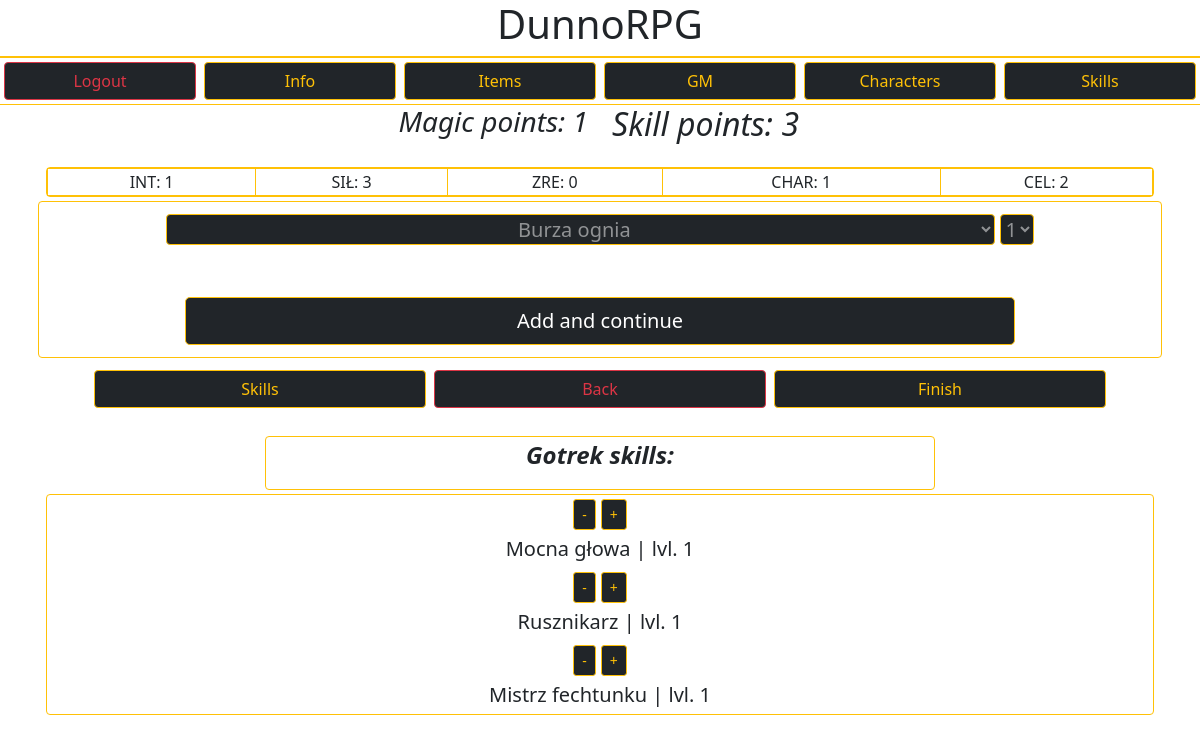
The page /dunnorpg/character_add_skills/67/ (signed in) on the database as committed earlier.
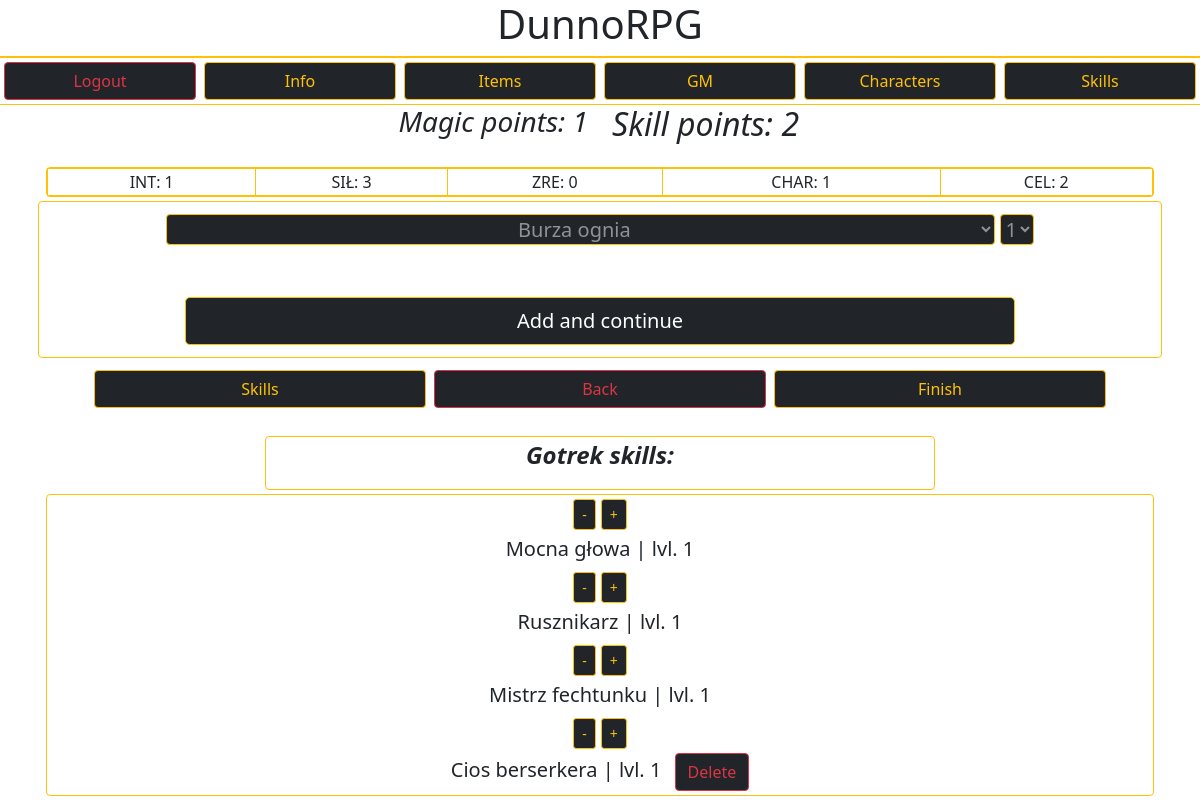
The same page on the database as committed later.
### DunnoRPG/models.py (models this page shows, shortened)
class Skills(models.Model):
    owner = models.CharField(max_length=50)
    character = models.CharField(max_length=50)
    skill = models.CharField(max_length=50)
    category = models.CharField(max_length=50, null=True)
    level = models.IntegerField(null=True)
    desc = models.TextField(blank=True)

### DunnoRPG/views.py (the view, shortened to what this page needs)
# urls.py: path('character_add_skills/<id>/', views.CharacterSkills.as_view(), name="character_add_skills"),
class CharacterSkills(APIView):
    serializer_class = SkillsSerializer
    template_name = 'character_add_skills.html'
    form_class = CharacterSkillsForm
    renderer_classes = [TemplateHTMLRenderer]
    def get(self,request,id):
        current_user = request.user
        chosen_character = models.Character.objects.filter(owner=current_user, id=id).values()[0]['name']
        character_skills_queryset = models.Skills.objects.all().filter(owner=current_user,character=chosen_character).values()
        skills_count = 0
        skills_count_magical = 0
        current_skills = []
        character_skills = []
        for data in character_skills_queryset:
            character_skills.append({'id': data['id'], 'skill': data['skill'], 'level': data['level'], 'category': data['category']})
        for skill in character_skills:
            cost = int(models.Skills_Decs.objects.filter(name=skill['skill']).values()[0]['cost'])
            current_skills.append(skill['skill'])
            if skill['category'].lower() == 'magical':
                skills_count_magical += skill['level']*cost
            else:
                if skill['category'][1:] != 'free':
                    skills_count += skill['level']*cost
        character_stats = models.Character.objects.filter(owner=current_user, id=id).values()[0]
        skills_points = character_stats['points_left']
        magical_skills_points = character_stats['INT'] - skills_count_magical
        context = {
            'user': current_user,
            'character': chosen_character,
            'character_id': id,
            'character_stats': character_stats,
            'skills': character_skills,
            'skills_count': skills_points,
            'skills_count_magical': magical_skills_points,
            'form': CharacterSkillsForm()
        }
        return Response(context)

### DunnoRPG/forms.py
class CharacterSkillsForm(forms.ModelForm):
    skills_choices = list(Skills_Decs.objects.all().values('name'))
    for x in range(len(skills_choices)):
        skills_choices[x] = (skills_choices[x]['name'], skills_choices[x]['name'])
    skills_choices = sorted(skills_choices)
    skill = forms.ChoiceField(choices=skills_choices,label='',widget=forms.Select(attrs={
        'class': 'text-center w-75 border border-warning bg-dark text-white-50 rounded'
    }))
    lvls = [('1','1'),('2','2'),('3','3'), ('4','4')]
    level = forms.ChoiceField(choices=lvls,label='',widget=forms.Select(attrs={
        'class': 'text-center w-15 border border-warning bg-dark text-white-50 rounded'
    }))
    owner = forms.CharField(max_length=50,label='',widget=forms.TextInput(attrs={
        'value': 'o',
        'class': 'invisible w-0'
    }))
    class Meta:
        model = Skills
        fields = [
            'skill',
            'level',
            'owner'
        ]

### DunnoRPG/templates/character_add_skills.html (shortened to what this page needs)
{% extends 'master.html' %}
 {% block content %}
 {% include 'top_bar.html' %}
<div class='container'>
    <div class='row'>
        <div class='col c-gold fst-italic txt-shadow'>
            {% if skills_count_magical >= 0 %}
                <h3 class='text-end'>Magic points: {{ skills_count_magical }}</h3>
            {% else %}
                <h3 class='text-end'>Magic points: 0</h3>
            {% endif %}
        </div>
        <div class='col c-gold fst-italic txt-shadow'>
        <h2>Skill points: {{ skills_count }}</h2>
        </div>
    </div>
</div>
<div class="container mt-3">
    <div class='row txt-shadow bg-gray border border-warning c-gold rounded text-center m-1'>
        <table>
            <td class='border border-warning'>INT: {{ character_stats.INT }}</td>
            <td class='border border-warning'>SIŁ: {{ character_stats.SIŁ }}</td>
            <td class='border border-warning'>ZRE: {{ character_stats.ZRE }}</td>
            <td class='border border-warning'>CHAR: {{ character_stats.CHAR }}</td>
            <td class='border border-warning'>CEL: {{ character_stats.CEL }}</td>
        </table>
    </div>
    <div class='row'>
        <div class="fs-5 p-2 col bg-gray border border-warning c-gold rounded text-center ms-2 me-2">
            <form method='POST' class='pt-1'>
            {{ form.as_table }}
            <input class="btn btn-dark border border-warning btn-lg w-75 m-1 mt-3" type="submit" value="Add and continue"></input>
            </form>
        </div>
    </div>
 </div>
 <div class='container mt-2'>
    <div class='row text-center ms-5 me-5'>
        <a class='col m-1 btn btn-dark border btn-outline-warning border border-warning' target='_blank' href="{% url 'skills' %}">Skills</a>
        <a class='col m-1 btn btn-dark border btn-outline-danger border border-danger' href="/dunnorpg/character_edit/{{ character_id }}">Back</a>
        <a class='col m-1 btn btn-dark border btn-outline-warning border border-warning' href="{% url 'home' %}">Finish</a>
    </div>
</div>
<div class='container mt-4'>
    <div class='row text-center' style='margin-left: 20%; margin-right: 20%;'>
        <div class='col w-50 c-gold fw-bolder fst-italic fs-4 bg-gray text-center rounded border border-warning'>
            <p>{{ character }} skills:</p>
        </div>
    </div>
</div>
<div class='container'>
    <div class='row m-1'>
        <div class='col rounded fs-5 c-gold bg-gray text-center border border-warning'>
                {% for skill in skills %}
                <a href='downgrade/{{ skill.id }}' class='mt-1 btn btn-sm btn-dark btn-outline-warning w-10'>-</a>
                <a href='upgrade/{{ skill.id }}' class='mt-1 btn btn-sm btn-dark btn-outline-warning w-10'>+</a>
                <p class='m-1'>{{ skill.skill }} | lvl. {{ skill.level }}
                {% if skill.category != '1free' %}
                <a href='delete/{{ skill.id }}' class='ms-2 btn btn-dark btn-outline-danger'>Delete</a>
                {% endif %}
                </p>
                {% endfor %}
        </div>
    </div class='row'>
 </div>
 {% endblock content %}

Rows that differ between the two databases and show on the page:
added Skills: skill "Cios berserkera"
Other text that changed with them:
{{ skills_count }}: "3" → "2"
new list line: "- + | lvl. 1 Delete"
